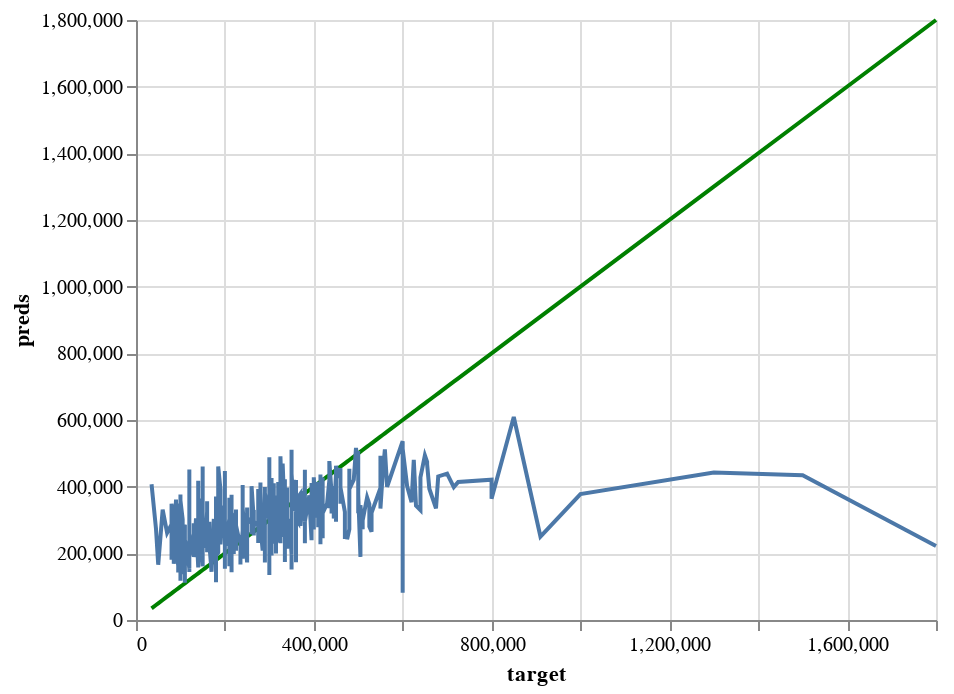

The code cell stored with this chart in its notebook:
### Code cell
perfect_test = alt.Chart(pd.DataFrame({'target': y_test, 'preds': y_test})).mark_line(color='green').encode(
    x='target',
    y='preds'
)

pred_chart_test = alt.Chart(pd.DataFrame({'target': y_test, 'preds': y_test_pred})).mark_line().encode(
    x='target',
    y='preds'
  )

perfect_test + pred_chart_test

### Figure 1 — Vega-Lite specification as saved in the notebook (floating-point values rounded to 4 significant figures; data arrays with more than 128 entries replaced by an {"elided": "..."} marker saying what was removed)
{"config": {"view": {"continuousWidth": 400, "continuousHeight": 300}}, "layer": [{"data": {"name": "data-1e1d7a67436ceb3379a0f134a3e78a39"}, "mark": {"type": "line", "color": "green"}, "encoding": {"x": {"field": "target", "type": "quantitative"}, "y": {"field": "preds", "type": "quantitative"}}}, {"data": {"name": "data-ea2fcb44869dc0e85d674b1fc51a2f8f"}, "mark": "line", "encoding": {"x": {"field": "target", "type": "quantitative"}, "y": {"field": "preds", "type": "quantitative"}}}], "$schema": "https://vega.github.io/schema/vega-lite/v4.17.0.json", "datasets": {"data-1e1d7a67436ceb3379a0f134a3e78a39": {"elided": "599 records"}, "data-ea2fcb44869dc0e85d674b1fc51a2f8f": {"elided": "599 records"}}}
